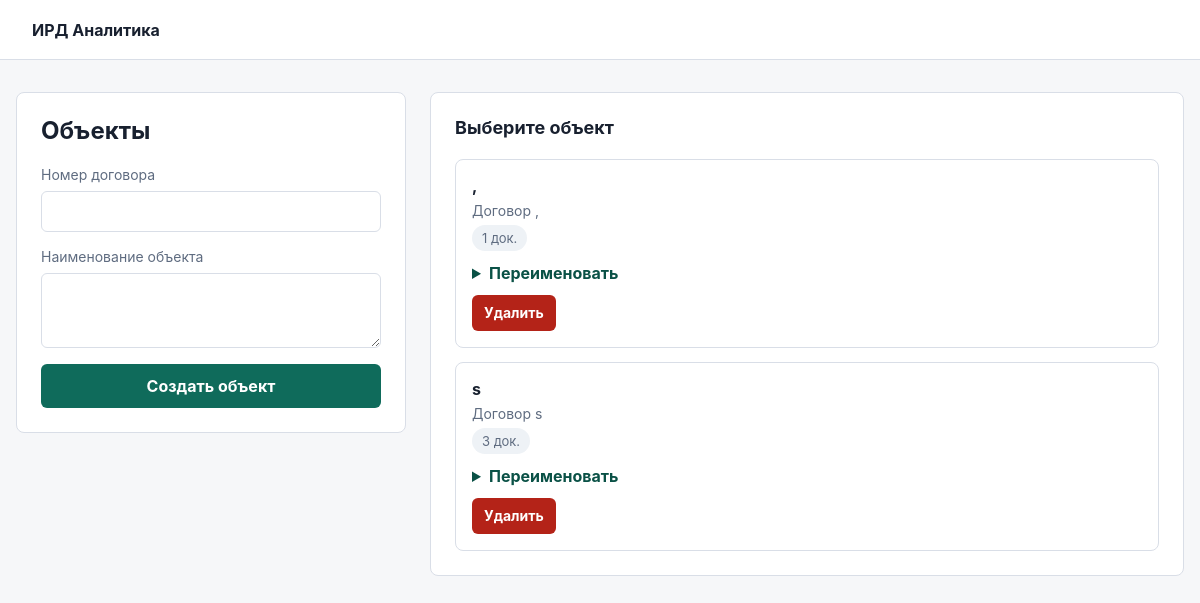
The page / on the database its author committed.
### tables this page shows
CREATE TABLE objects (
    id INTEGER PRIMARY KEY AUTOINCREMENT,
    contract_number TEXT NOT NULL,
    name TEXT NOT NULL,
    created_at TEXT NOT NULL DEFAULT CURRENT_TIMESTAMP
);

### app/web/routes.py (the view)
@bp.get("/")
def index():
    objects = ObjectRepository().list_all()
    return render_template("index.html", objects=objects)

### app/database.py (called while the page is built)
def get_db() -> sqlite3.Connection:
    if "db" not in g:
        g.db = sqlite3.connect(current_app.config["DATABASE_PATH"])
        g.db.row_factory = sqlite3.Row
    return g.db

### app/repositories.py (called while the page is built)
    def list_all(self) -> list[Row]:
        return list(
            get_db().execute(
                """
                SELECT
                    objects.*,
                    COUNT(documents.id) AS documents_count,
                    MAX(documents.created_at) AS last_document_at
                FROM objects
                LEFT JOIN documents ON documents.object_id = objects.id
                GROUP BY objects.id
                ORDER BY objects.created_at DESC, objects.id DESC
                """
            )
        )

### app/templates/index.html (shortened to what this page needs)
{% extends "base.html" %}
{% block content %}
<section class="objects-page">
    <form class="object-form" action="{{ url_for('web.create_object') }}" method="post">
        <h1>Объекты</h1>
        <label>
            <span>Номер договора</span>
            <input name="contract_number" required>
        </label>
        <label>
            <span>Наименование объекта</span>
            <textarea name="name" rows="3" required></textarea>
        </label>
        <button type="submit">Создать объект</button>
    </form>
    <section class="objects-list">
        <h2>Выберите объект</h2>
        {% if objects %}
            <div class="object-items">
                {% for object in objects %}
                    <article class="object-item">
                        <a class="object-link" href="{{ url_for('web.object_workspace', object_id=object.id) }}">
                            <strong>{{ object.name }}</strong>
                            <span>Договор {{ object.contract_number }}</span>
                            <small>{{ object.documents_count }} док.</small>
                        </a>
                        <details class="object-edit">
                            <summary>Переименовать</summary>
                        </details>
                        <form action="{{ url_for('web.delete_object', object_id=object.id) }}" method="post" onsubmit="return confirm('Удалить объект, документы в базе и загруженные PDF?');">
                            <button class="danger-button" type="submit">Удалить</button>
                        </form>
                    </article>
                {% endfor %}
            </div>
        {% else %}
            <p class="empty">Объектов пока нет. Создайте первый объект, чтобы загрузить документы.</p>
        {% endif %}
    </section>
</section>
{% endblock %}

### app/static/styles.css (style rules this page uses)
:root { color-scheme: light; --bg: #f6f7f9; --panel: #ffffff; --line: #d9dee7; --text: #18202f; --muted: #5f6c80; --accent: #0f6b5b; --accent-dark: #0a5146; --danger: #b42318; }
* { box-sizing: border-box; }
body { margin: 0; background: var(--bg); color: var(--text); font-family: Inter, system-ui, -apple-system, BlinkMacSystemFont, "Segoe UI", sans-serif; }
.objects-page { display: grid; grid-template-columns: minmax(300px, 390px) 1fr; gap: 24px; align-items: start; }
.object-form, .objects-list, .upload-form, .records, .document-view { background: var(--panel); border: 1px solid var(--line); border-radius: 8px; padding: 24px; }
h1, h2 { margin: 0 0 20px; line-height: 1.2; }
h1 { font-size: 24px; }
h2 { font-size: 18px; }
label { display: grid; gap: 8px; margin-bottom: 16px; color: var(--muted); font-size: 14px; }
input, textarea { width: 100%; border: 1px solid var(--line); border-radius: 6px; padding: 11px 12px; color: var(--text); font: inherit; background: #ffffff; }
button { width: 100%; border: 0; border-radius: 6px; padding: 12px 16px; color: #ffffff; background: var(--accent); font: inherit; font-weight: 700; cursor: pointer; }
.button-link, .danger-button { display: inline-flex; min-height: 36px; align-items: center; justify-content: center; border-radius: 6px; padding: 8px 12px; font-size: 14px; font-weight: 700; line-height: 1; text-decoration: none; white-space: nowrap; }
.danger-button { width: auto; color: #ffffff; background: var(--danger); }
.object-items { display: grid; gap: 14px; }
.object-item { display: grid; grid-template-columns: 1fr auto; gap: 12px; align-items: start; border: 1px solid var(--line); border-radius: 8px; padding: 16px; }
.object-link { display: grid; gap: 6px; min-width: 0; color: var(--text); text-decoration: none; }
.object-link span, .object-link small { color: var(--muted); font-size: 14px; }
.object-link small { width: max-content; border-radius: 999px; padding: 5px 10px; background: #eef2f6; font-size: 13px; }
.object-edit { grid-column: 1 / -1; }
.object-edit summary { width: max-content; color: var(--accent-dark); cursor: pointer; font-weight: 700; }
a { color: var(--accent-dark); }

### rows shown on the page
objects: name ",", contract_number ",", documents_count "1"
objects: name "s", contract_number "s", documents_count "3"
